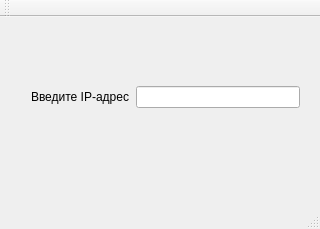
<?xml version="1.0" encoding="UTF-8"?>
<ui version="4.0">
 <class>MainWindow</class>
 <widget class="QMainWindow" name="MainWindow">
  <property name="geometry">
   <rect>
    <x>0</x>
    <y>0</y>
    <width>320</width>
    <height>229</height>
   </rect>
  </property>
  <property name="windowTitle">
   <string>MainWindow</string>
  </property>
  <widget class="QWidget" name="centralWidget">
   <widget class="QWidget" name="horizontalLayoutWidget">
    <property name="geometry">
     <rect>
      <x>20</x>
      <y>0</y>
      <width>291</width>
      <height>171</height>
     </rect>
    </property>
    <layout class="QHBoxLayout" name="horizontalLayout">
     <property name="topMargin">
      <number>0</number>
     </property>
     <item>
      <widget class="QLabel" name="label">
       <property name="text">
        <string>Введите IP-адрес</string>
       </property>
      </widget>
     </item>
     <item>
      <widget class="QLineEdit" name="lineEdit"/>
     </item>
    </layout>
   </widget>
  </widget>
  <widget class="QMenuBar" name="menuBar">
   <property name="geometry">
    <rect>
     <x>0</x>
     <y>0</y>
     <width>320</width>
     <height>22</height>
    </rect>
   </property>
  </widget>
  <widget class="QToolBar" name="mainToolBar">
   <attribute name="toolBarArea">
    <enum>TopToolBarArea</enum>
   </attribute>
   <attribute name="toolBarBreak">
    <bool>false</bool>
   </attribute>
  </widget>
  <widget class="QStatusBar" name="statusBar"/>
 </widget>
 <layoutdefault spacing="6" margin="11"/>
 <resources/>
 <connections/>
</ui>
